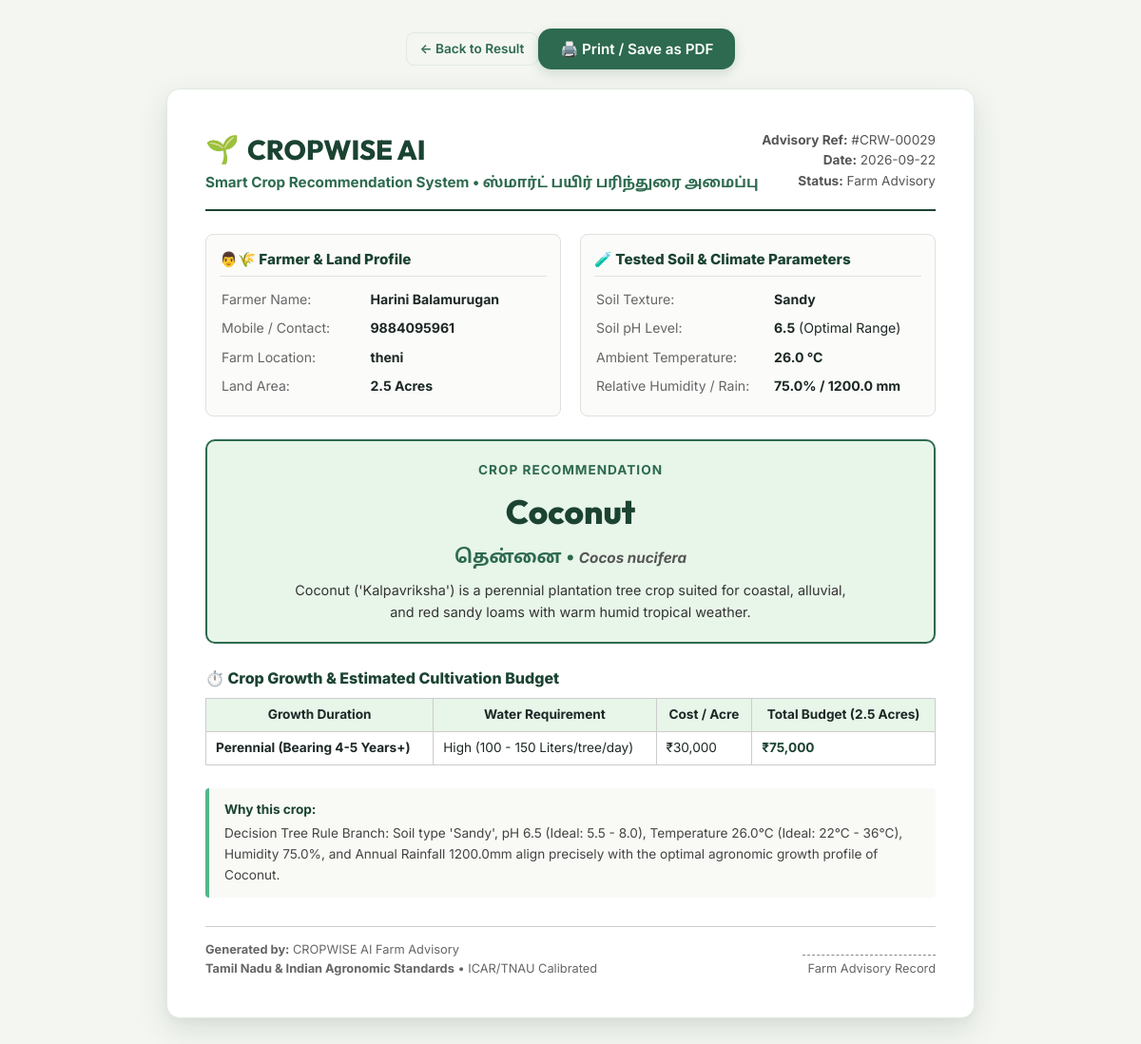
The app's page /report/29 (signed in) with its own data.
### tables this page shows
CREATE TABLE recommendations (
    id INTEGER PRIMARY KEY AUTOINCREMENT,
    user_id INTEGER NOT NULL,
    soil_type TEXT NOT NULL,
    ph REAL NOT NULL,
    temperature REAL NOT NULL,
    humidity REAL NOT NULL,
    rainfall REAL NOT NULL,
    recommended_crop TEXT NOT NULL,
    alternative_crops TEXT DEFAULT '[]',
    decision_notes TEXT,
    created_at TIMESTAMP DEFAULT CURRENT_TIMESTAMP, variety TEXT DEFAULT 'Standard',
    FOREIGN KEY (user_id) REFERENCES users(id) ON DELETE CASCADE
);

CREATE TABLE users (
    id INTEGER PRIMARY KEY AUTOINCREMENT,
    name TEXT NOT NULL,
    mobile TEXT UNIQUE NOT NULL,
    email TEXT UNIQUE NOT NULL,
    password_hash TEXT NOT NULL,
    farm_location TEXT NOT NULL,
    land_area REAL NOT NULL,
    land_unit TEXT DEFAULT 'Acres',
    preferred_soil TEXT DEFAULT 'Loamy',
    avatar TEXT DEFAULT 'farmer1',
    created_at TIMESTAMP DEFAULT CURRENT_TIMESTAMP
, is_verified INTEGER DEFAULT 1, otp_code TEXT DEFAULT NULL, otp_expiry TIMESTAMP DEFAULT NULL, otp_hash TEXT DEFAULT NULL, otp_attempts INTEGER DEFAULT 0, otp_sent_at REAL DEFAULT NULL);

### app.py (the view)
@app.route("/report/<int:rec_id>")
@login_required
def print_report(rec_id):
    user_id = session["user_id"]
    rec = get_recommendation_by_id(rec_id, user_id)
    if not rec:
        flash("Recommendation record not found.", "danger")
        return redirect(url_for("dashboard"))
    user = get_authenticated_user(user_id)
    crop_name = rec["recommended_crop"]
    crop_data = crop_database.get(crop_name, {})
    cost_per_acre = crop_data.get("cost_per_acre", {}).get("total_estimate", 25000) if crop_data else 25000
    land_area = float(user.get("land_area", 1.0)) if user else 1.0
    total_budget = land_area * cost_per_acre
    return render_template(
        "print_report.html",
        rec=rec,
        user=user,
        crop=crop_data,
        total_budget=total_budget
    )

### app.py (called while the page is built, shortened)
def get_authenticated_user(user_id=None):
    uid = user_id or session.get("user_id")
    if not uid:
        return None
    user = get_user_by_id(uid)
    if user:
        return user

def login_required(f):
    @wraps(f)
    def decorated_function(*args, **kwargs):
        user_id = session.get("user_id")
        if not user_id:
            flash("Please log in to access this feature.", "warning")
            return redirect(url_for("login"))
        return f(*args, **kwargs)
    return decorated_function

@app.context_processor
def inject_global_context():
    user_id = session.get("user_id")
    last_rec = None
    if user_id:
        try:
            history = get_recommendation_history(user_id, limit=1)
            if history:
                last_rec = history[0]
        except Exception:
            pass
    return {
        "current_year": datetime.datetime.now().year,
        "last_rec": last_rec,
        "crop_database": crop_database
    }

### database/db.py (called while the page is built, shortened)
def get_db_path():
    if os.environ.get("DB_PATH"):
        return os.environ.get("DB_PATH")

def get_db():
    db_path = get_db_path()
    os.makedirs(os.path.dirname(db_path), exist_ok=True)
    conn = sqlite3.connect(db_path)
    conn.row_factory = sqlite3.Row
    cursor = conn.cursor()
    cursor.execute("SELECT name FROM sqlite_master WHERE type='table' AND name='users'")
    if not cursor.fetchone():
        try:
            if os.path.exists(SCHEMA_PATH):
                with open(SCHEMA_PATH, "r", encoding="utf-8") as f:
                    conn.executescript(f.read())
            else:
                conn.executescript(SCHEMA_SQL)
            conn.commit()
            try:
                os.chmod(db_path, 0o666)
            except Exception:
                pass
        except Exception as e:
            print(f"[WARN] Auto-schema execution note: {e}")
    return conn

def get_user_by_id(user_id):
    conn = get_db()
    cursor = conn.cursor()
    cursor.execute("SELECT * FROM users WHERE id = ?", (user_id,))
    user = cursor.fetchone()
    conn.close()
    return dict(user) if user else None

### templates/print_report.html (shortened to what this page needs)
<!DOCTYPE html>
<html lang="en">
<head>
  <link rel="stylesheet" href="{{ url_for('static', filename='css/style.css') }}">
  <link rel="stylesheet" href="{{ url_for('static', filename='css/print.css') }}">
</head>
<body>
  <div style="max-width: 850px; margin: 0 auto 20px auto; display: flex; justify-content: space-between; align-items: center;" class="no-print">
    <a href="{{ url_for('result', rec_id=rec.id) }}" class="btn btn-sm btn-outline">← Back to Result</a>
    <div style="display: flex; gap: 10px;">
      <button type="button" class="btn btn-primary" onclick="window.print()" id="triggerPrintBtn">
        🖨️ Print / Save as PDF
      </button>
    </div>
  </div>
  <div class="report-paper">
    <div class="report-header" style="display: flex; justify-content: space-between; align-items: center; border-bottom: 2px solid #1B4332; padding-bottom: 16px; margin-bottom: 24px;">
      <div>
        <div style="display: flex; align-items: center; gap: 8px;">
          <span style="font-size: 1.8rem;">🌱</span>
          <span class="report-brand-title" style="font-family: 'Outfit', sans-serif; font-size: 1.8rem; font-weight: 800; color: #1B4332;">
            CROPWISE AI
          </span>
        </div>
        <div style="font-size: 0.95rem; font-weight: 700; color: #2D6A4F;">
          Smart Crop Recommendation System • ஸ்மார்ட் பயிர் பரிந்துரை அமைப்பு
        </div>
      </div>
      <div style="text-align: right; font-size: 0.85rem; color: #555555;">
        <div><strong>Advisory Ref:</strong> #CRW-{{ "%05d"|format(rec.id) }}</div>
        <div><strong>Date:</strong> {{ rec.created_at[:10] }}</div>
        <div><strong>Status:</strong> Farm Advisory</div>
      </div>
    </div>
    <div class="report-grid-2" style="display: grid; grid-template-columns: 1fr 1fr; gap: 20px; margin-bottom: 24px;">
      <div class="report-section-box" style="border: 1px solid #E0E0E0; border-radius: 8px; padding: 14px; background-color: #FBFBF9;">
        <h4 style="font-size: 0.95rem; font-weight: 800; color: #1B4332; margin-bottom: 8px; border-bottom: 1px solid #E0E0E0; padding-bottom: 4px;">
          👨🌾 Farmer &amp; Land Profile
        </h4>
        <table style="width: 100%; font-size: 0.88rem;">
          <tr>
            <td style="color: #666666; padding: 3px 0;">Farmer Name:</td>
            <td><strong>{{ user.name }}</strong></td>
          </tr>
          <tr>
            <td style="color: #666666; padding: 3px 0;">Mobile / Contact:</td>
            <td><strong>{{ user.mobile }}</strong></td>
          </tr>
          <tr>
            <td style="color: #666666; padding: 3px 0;">Farm Location:</td>
            <td><strong>{{ user.farm_location }}</strong></td>
          </tr>
          <tr>
            <td style="color: #666666; padding: 3px 0;">Land Area:</td>
            <td><strong>{{ user.land_area }} {{ user.land_unit }}</strong></td>
          </tr>
        </table>
      </div>
      <div class="report-section-box" style="border: 1px solid #E0E0E0; border-radius: 8px; padding: 14px; background-color: #FBFBF9;">
        <h4 style="font-size: 0.95rem; font-weight: 800; color: #1B4332; margin-bottom: 8px; border-bottom: 1px solid #E0E0E0; padding-bottom: 4px;">
          🧪 Tested Soil &amp; Climate Parameters
        </h4>
        <table style="width: 100%; font-size: 0.88rem;">
          <tr>
            <td style="color: #666666; padding: 3px 0;">Soil Texture:</td>
            <td><strong>{{ rec.soil_type }}</strong></td>
          </tr>
          <tr>
            <td style="color: #666666; padding: 3px 0;">Soil pH Level:</td>
            <td><strong>{{ rec.ph }}</strong> (Optimal Range)</td>
          </tr>
          <tr>
            <td style="color: #666666; padding: 3px 0;">Ambient Temperature:</td>
            <td><strong>{{ rec.temperature }} °C</strong></td>
          </tr>
          <tr>
            <td style="color: #666666; padding: 3px 0;">Relative Humidity / Rain:</td>
            <td><strong>{{ rec.humidity }}% / {{ rec.rainfall }} mm</strong></td>
          </tr>
        </table>
      </div>
    </div>
    <div style="background-color: #E8F5E9; border: 2px solid #2D6A4F; border-radius: 10px; padding: 20px; margin-bottom: 24px; text-align: center;">
      <div style="font-size: 0.85rem; font-weight: 700; text-transform: uppercase; color: #2D6A4F; letter-spacing: 1px;">
        Crop Recommendation
      </div>
      <div style="font-family: 'Outfit', sans-serif; font-size: 2.2rem; font-weight: 800; color: #1B4332; margin: 4px 0;">
        {{ rec.recommended_crop }}
      </div>
      <div style="font-size: 1.2rem; font-weight: 700; color: #2D6A4F;">
        {{ crop.tamil_name if crop else '' }} • <span style="font-size: 0.95rem; font-style: italic; color: #555555;">{{ crop.scientific_name if crop else '' }}</span>
      </div>
      <p style="font-size: 0.9rem; color: #333333; margin-top: 8px; max-width: 600px; margin-left: auto; margin-right: auto;">
        {{ crop.description if crop else '' }}
      </p>
    </div>
    <div style="margin-bottom: 24px;">
      <h4 style="font-size: 1rem; font-weight: 800; color: #1B4332; margin-bottom: 8px;">
        ⏱️ Crop Growth &amp; Estimated Cultivation Budget
      </h4>
      <table class="report-table" style="width: 100%; border-collapse: collapse; font-size: 0.85rem;">
        <thead>
          <tr style="background-color: #E8F5E9;">
            <th style="border: 1px solid #CCCCCC; padding: 6px 10px;">Growth Duration</th>
            <th style="border: 1px solid #CCCCCC; padding: 6px 10px;">Water Requirement</th>
            <th style="border: 1px solid #CCCCCC; padding: 6px 10px;">Cost / Acre</th>
            <th style="border: 1px solid #CCCCCC; padding: 6px 10px;">Total Budget ({{ user.land_area }} Acres)</th>
          </tr>
        </thead>
        <tbody>
          <tr>
            <td style="border: 1px solid #CCCCCC; padding: 6px 10px;"><strong>{{ crop.duration_days if crop else '110-145 Days' }}</strong></td>
            <td style="border: 1px solid #CCCCCC; padding: 6px 10px;">{{ crop.water_requirement if crop else 'High' }} ({{ crop.water_mm_range if crop else '1100-1500 mm' }})</td>
            <td style="border: 1px solid #CCCCCC; padding: 6px 10px;">₹{{ "{:,.0f}".format(crop.cost_per_acre.total_estimate if crop else 25000) }}</td>
            <td style="border: 1px solid #CCCCCC; padding: 6px 10px;"><strong style="color: #1B4332;">₹{{ "{:,.0f}".format(total_budget) }}</strong></td>
          </tr>
        </tbody>
      </table>
    </div>
    <div style="background: #F9FAF6; border-left: 4px solid #52B788; padding: 12px 16px; border-radius: 4px; margin-bottom: 24px; font-size: 0.85rem;">
      <strong style="color: #1B4332;">Why this crop:</strong>
      <p style="margin-top: 4px; color: #444444;">{{ rec.decision_notes }}</p>
    </div>
    <div class="report-footer" style="border-top: 1px solid #CCCCCC; padding-top: 14px; margin-top: 30px; font-size: 0.8rem; color: #666666; display: flex; justify-content: space-between; align-items: flex-end;">
      <div>
        <div><strong>Generated by:</strong> CROPWISE AI Farm Advisory</div>
        <div><strong>Tamil Nadu &amp; Indian Agronomic Standards</strong> • ICAR/TNAU Calibrated</div>
      </div>
      <div style="text-align: right;">
        <div style="border-bottom: 1px dashed #888888; width: 140px; margin-bottom: 4px;"></div>
        <div>Farm Advisory Record</div>
      </div>
    </div>
  </div>
</body>
</html>

### static/css/style.css (style rules this page uses)
:root { --color-primary-dark: #1B4332; --color-primary: #2D6A4F; --color-primary-light: #40916C; --color-leaf: #52B788; --color-leaf-light: #74C69D; --color-leaf-soft: #D8F3DC; --color-leaf-subtle: #E8F5E9; --color-earth: #8C7051; --color-earth-light: #D4B996; --color-olive: #52633A; --color-bg: #FAFBF8; --color-bg-alt: #F4F7F4; --color-card-bg: #FFFFFF; --color-card-border: #E0EBE2; --color-text-main: #1C2826; --color-text-muted: #5C6B64; --color-text-light: #82928A; --color-success: #2D6A4F; --color-warning: #7A5812; --color-danger: #C92A2A; --shadow-sm: 0 2px 8px rgba(27, 67, 50, 0.05); --shadow-md: 0 6px 20px rgba(27, 67, 50, 0.08), 0 2px 6px rgba(0, 0, 0, 0.02); --shadow-lg: 0 12px 32px rgba(27, 67, 50, 0.12), 0 4px 10px rgba(0, 0, 0, 0.03); --radius-sm: 8px; --radius-md: 14px; --radius-lg: 20px; --radius-pill: 9999px; --font-main: 'Inter', 'Noto Sans Tamil', -apple-system, BlinkMacSystemFont, sans-serif; --font-heading: 'Outfit', 'Noto Sans Tamil', sans-serif; --transition: all 0.25s cubic-bezier(0.25, 0.8, 0.25, 1); }
* { box-sizing: border-box; margin: 0; padding: 0; }
body { font-family: var(--font-main); background-color: var(--color-bg); color: var(--color-text-main); line-height: 1.6; min-height: 100vh; display: flex; flex-direction: column; -webkit-font-smoothing: antialiased; overflow-x: hidden; }
a { color: var(--color-primary); text-decoration: none; transition: var(--transition); }
.btn { display: inline-flex; align-items: center; justify-content: center; gap: 8px; padding: 11px 22px; font-size: 0.95rem; font-weight: 600; font-family: var(--font-main); border-radius: var(--radius-md); border: 1px solid transparent; cursor: pointer; transition: var(--transition); text-decoration: none; }
.btn-primary { background-color: var(--color-primary); color: #FFFFFF; box-shadow: 0 4px 12px rgba(45, 106, 79, 0.2); }
.btn-outline { background: transparent; color: var(--color-primary); border: 1px solid var(--color-card-border); }
.btn-sm { padding: 6px 14px; font-size: 0.85rem; border-radius: var(--radius-sm); }

### templates/print_report.html (style rules this page uses)
body { background-color: #F4F6F1; padding: 30px 10px; }
.report-paper { max-width: 850px; margin: 0 auto; background: #FFFFFF; border: 1px solid var(--color-card-border); border-radius: var(--radius-md); padding: 40px; box-shadow: var(--shadow-lg); }

### records on screen
recommendations: id "00029", created_at "2026-09-22", soil_type "Sandy", ph "6.5", temperature "26.0", humidity "75.0", rainfall "1200.0", recommended_crop "Coconut", decision_notes "Decision Tree Rule Branch: Soil type 'Sandy', pH 6.5 (Ideal: 5.5 - 8.0), Temperature 26.0°C (Ideal: 22°C - 36°C), Humidity 75.0%, and Annual Rainfall 1200.0mm align precisely with the optimal agronomic growth profile of Coconut."
users: name "Harini Balamurugan", mobile "9884095961", farm_location "theni", land_area "2.5", land_unit "Acres"

### other values on screen
{{ crop.tamil_name if crop else '' }} "தென்னை"
{{ crop.scientific_name if crop else '' }} "Cocos nucifera"
{{ crop.description if crop else '' }} "Coconut ('Kalpavriksha') is a perennial plantation tree crop suited for coastal, alluvial, and red sandy loams with warm humid tropical weather."
{{ crop.duration_days if crop else '110-145 Days' }} "Perennial (Bearing 4-5 Years+)"
{{ crop.water_requirement if crop else 'High' }} "High"
{{ crop.water_mm_range if crop else '1100-1500 mm' }} "100 - 150 Liters/tree/day"
{{ "{:,.0f}".format(crop.cost_per_acre.total_estimate if crop else 25000) }} "30,000"
{{ "{:,.0f}".format(total_budget) }} "75,000"
